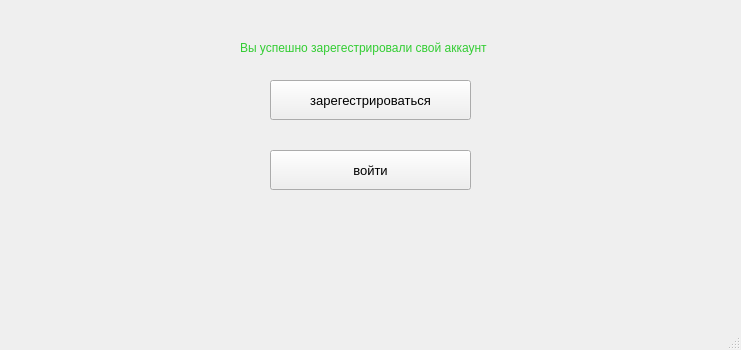
<?xml version="1.0" encoding="UTF-8"?>
<ui version="4.0">
 <class>MainWindow</class>
 <widget class="QMainWindow" name="MainWindow">
  <property name="geometry">
   <rect>
    <x>0</x>
    <y>0</y>
    <width>741</width>
    <height>350</height>
   </rect>
  </property>
  <property name="windowTitle">
   <string>MainWindow</string>
  </property>
  <widget class="QWidget" name="centralwidget">
   <widget class="QPushButton" name="go_to_authorization_windows">
    <property name="geometry">
     <rect>
      <x>270</x>
      <y>150</y>
      <width>201</width>
      <height>40</height>
     </rect>
    </property>
    <property name="font">
     <font>
      <pointsize>10</pointsize>
     </font>
    </property>
    <property name="text">
     <string>войти</string>
    </property>
   </widget>
   <widget class="QPushButton" name="go_to_registration_windows">
    <property name="geometry">
     <rect>
      <x>270</x>
      <y>80</y>
      <width>201</width>
      <height>40</height>
     </rect>
    </property>
    <property name="font">
     <font>
      <pointsize>10</pointsize>
     </font>
    </property>
    <property name="text">
     <string>зарегестрироваться</string>
    </property>
   </widget>
   <widget class="QLabel" name="yout_regist">
    <property name="geometry">
     <rect>
      <x>240</x>
      <y>40</y>
      <width>271</width>
      <height>16</height>
     </rect>
    </property>
    <property name="styleSheet">
     <string notr="true">QLabel {
    color: #32CD32;
}</string>
    </property>
    <property name="text">
     <string>Вы успешно зарегестрировали свой аккаунт</string>
    </property>
   </widget>
  </widget>
  <widget class="QMenuBar" name="menubar">
   <property name="geometry">
    <rect>
     <x>0</x>
     <y>0</y>
     <width>741</width>
     <height>21</height>
    </rect>
   </property>
  </widget>
  <widget class="QStatusBar" name="statusbar"/>
 </widget>
 <resources/>
 <connections/>
</ui>
